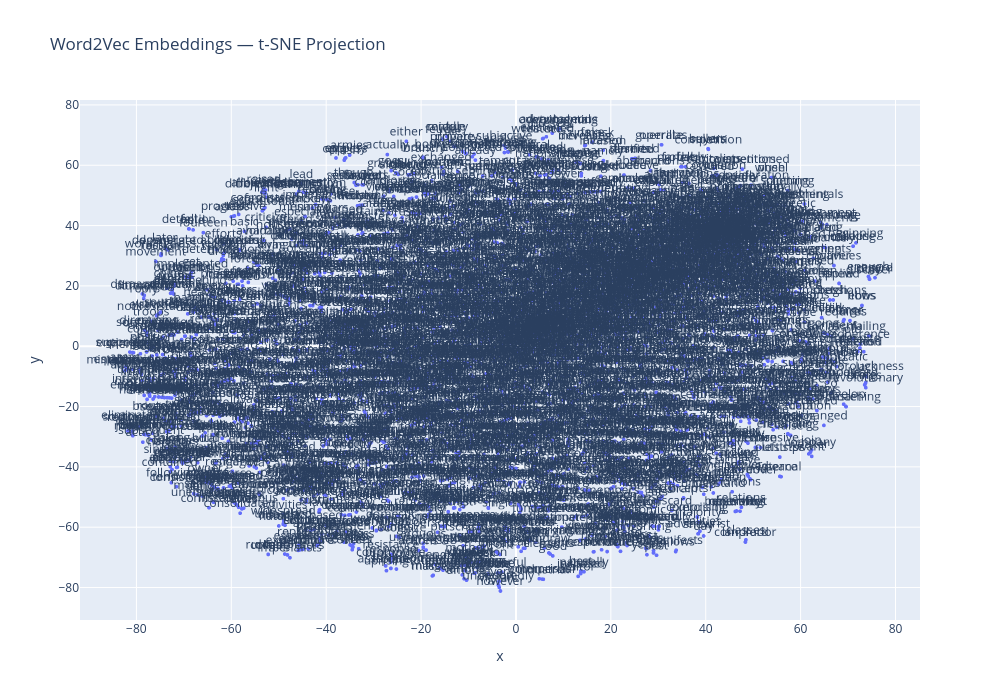

The cell this chart's notebook holds for it:
### Code cell
fig = px.scatter(
    coords, x='x', y='y',
    text='label',
    title='Word2Vec Embeddings — t-SNE Projection',
    width=1000, height=700
)
fig.update_traces(textposition='top center', marker=dict(size=4))
fig.update_layout(showlegend=False)
fig.show()

### Figure 1 — Plotly figure (JSON) as saved in the notebook; plotly's stock layout.template omitted (floating-point values rounded to 4 significant figures; data arrays with more than 128 entries replaced by an {"elided": "..."} marker saying what was removed)
{"data": [{"hovertemplate": "x=%{x}<br>y=%{y}<br>label=%{text}<extra></extra>", "legendgroup": "", "marker": {"color": "#636efa", "size": 4, "symbol": "circle"}, "mode": "markers+text", "name": "", "showlegend": false, "text": {"elided": "3985 str values"}, "textposition": "top center", "type": "scattergl", "x": {"elided": "3985 float values"}, "xaxis": "x", "y": {"elided": "3985 float values"}, "yaxis": "y"}], "layout": {"height": 700, "legend": {"tracegroupgap": 0}, "showlegend": false, "title": {"text": "Word2Vec Embeddings — t-SNE Projection"}, "width": 1000, "xaxis": {"anchor": "y", "domain": [0.0, 1.0], "title": {"text": "x"}}, "yaxis": {"anchor": "x", "domain": [0.0, 1.0], "title": {"text": "y"}}}}
